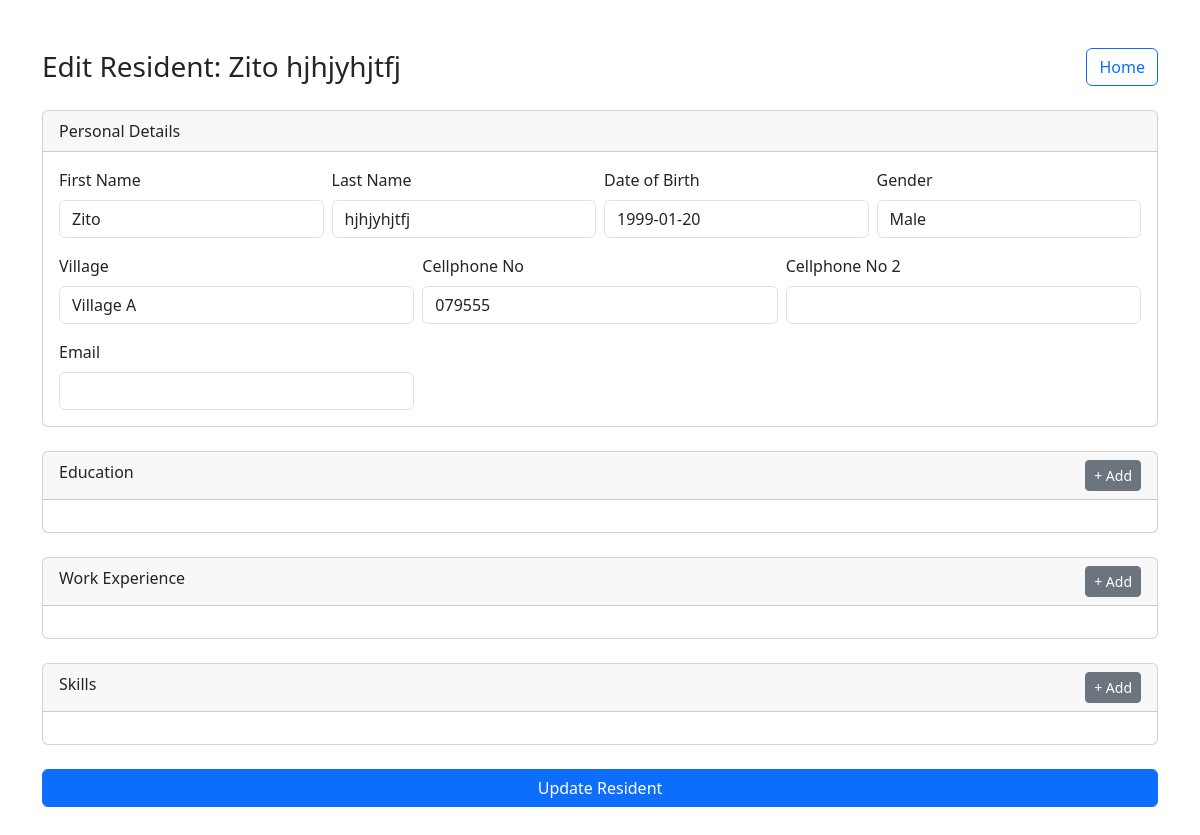
The app's page /edit-resident/1 with its own data.
### app/models.py (models this page shows)
class Resident(Base):
    __tablename__ = "residents"
    id = Column(Integer, primary_key=True, index=True)
    first_name = Column(String, nullable=False)
    last_name = Column(String, nullable=False)
    dob = Column(Date, nullable=False)
    gender = Column(String, nullable=False)
    village = Column(String, nullable=False)
    cellphone_no = Column(String, nullable=False)
    cellphone_no2 = Column(String)
    email = Column(String)
    qualifications = relationship("Qualification", back_populates="resident", cascade="all, delete-orphan")
    experiences = relationship("Experience", back_populates="resident", cascade="all, delete-orphan")
    skills = relationship("Skill", back_populates="resident", cascade="all, delete-orphan")

### app/resident_routes.py (the view)
@router.get("/edit-resident/{resident_id}", response_class=HTMLResponse)
async def edit_resident_form(request: Request, resident_id: int, db: Session = Depends(get_db)):
    resident = db.query(Resident).filter(Resident.id == resident_id).first()
    if not resident:
        return RedirectResponse(url="/", status_code=303)
    villages = get_all_villages()
    qualifications = get_all_qualifications()
    return templates.TemplateResponse(
        "edit_resident.html",
        {
            "request": request,
            "resident": resident,
            "villages": villages,
            "qualifications": qualifications
        }
    )

### app/templates/edit_resident.html (shortened to what this page needs)
<!DOCTYPE html>
<html>
<head>
    <link href="https://cdn.jsdelivr.net/npm/bootstrap@5.3.3/dist/css/bootstrap.min.css" rel="stylesheet">
    <link rel="stylesheet" href="https://cdn.jsdelivr.net/npm/flatpickr/dist/flatpickr.min.css">
</head>
<body>
<div class="container mt-5">
<div class="d-flex justify-content-between align-items-center mb-4">
  <h3 class="mb-0">Edit Resident: {{ resident.first_name }} {{ resident.last_name }}</h3>
  <a href="/" class="btn btn-outline-primary">Home</a>
</div>
<form method="post" action="/edit-resident/{{ resident.id }}">
<div class="card mb-4">
    <div class="card-header">Personal Details</div>
    <div class="card-body">
        <div class="row g-2 mb-3">
            <div class="col-md-3">
                <label class="form-label">First Name</label>
                <input type="text" class="form-control" value="{{ resident.first_name }}" readonly>
            </div>
            <div class="col-md-3">
                <label class="form-label">Last Name</label>
                <input type="text" class="form-control" value="{{ resident.last_name }}" readonly>
            </div>
            <div class="col-md-3">
                <label class="form-label">Date of Birth</label>
                <input type="text" class="form-control" value="{{ resident.dob }}" readonly>
            </div>
            <div class="col-md-3">
                <label class="form-label">Gender</label>
                <input type="text" class="form-control" value="{{ resident.gender }}" readonly>
            </div>
        </div>
        <div class="row g-2 mb-3">
            <div class="col-md-4">
                <label class="form-label">Village</label>
                <input type="text" class="form-control" value="{{ resident.village }}" readonly>
            </div>
            <div class="col-md-4">
                <label class="form-label">Cellphone No</label>
                <input type="text" name="cellphone_no" class="form-control"
                       value="{{ resident.cellphone_no }}" required>
            </div>
            <div class="col-md-4">
                <label class="form-label">Cellphone No 2</label>
                <input type="text" name="cellphone_no2" class="form-control"
                       value="{{ resident.cellphone_no2 or '' }}">
            </div>
        </div>
        <div class="row g-2">
            <div class="col-md-4">
                <label class="form-label">Email</label>
                <input type="email" name="email" class="form-control"
                       value="{{ resident.email or '' }}">
            </div>
        </div>
    </div>
</div>
<div class="card mb-4">
    <div class="card-header d-flex justify-content-between">
        <span>Education</span>
        <button type="button" class="btn btn-sm btn-secondary" onclick="addEducation()">+ Add</button>
    </div>
    <div class="card-body" id="education-section">
    </div>
</div>
<div class="card mb-4">
    <div class="card-header d-flex justify-content-between">
        <span>Work Experience</span>
        <button type="button" class="btn btn-sm btn-secondary" onclick="addExperience()">+ Add</button>
    </div>
    <div class="card-body" id="experience-section">
    </div>
</div>
<div class="card mb-4">
    <div class="card-header d-flex justify-content-between">
        <span>Skills</span>
        <button type="button" class="btn btn-sm btn-secondary" onclick="addSkill()">+ Add</button>
    </div>
    <div class="card-body" id="skills-section">
    </div>
</div>
<button type="submit" class="btn btn-primary w-100 mb-5">
    Update Resident
</button>
</form>
</div>
</body>
</html>

### records on screen
Resident: first_name "Zito", last_name "hjhjyhjtfj", dob "1999-01-20", gender "Male", village "Village A", cellphone_no "079555"
